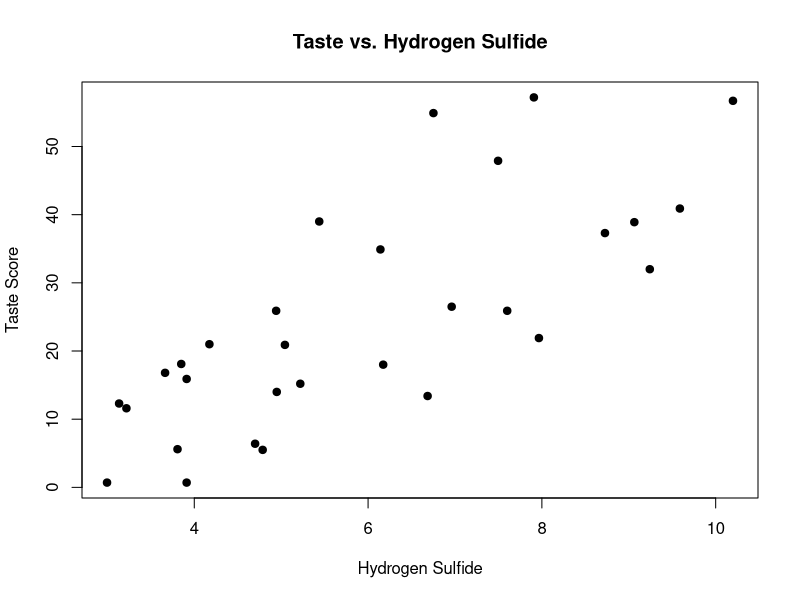
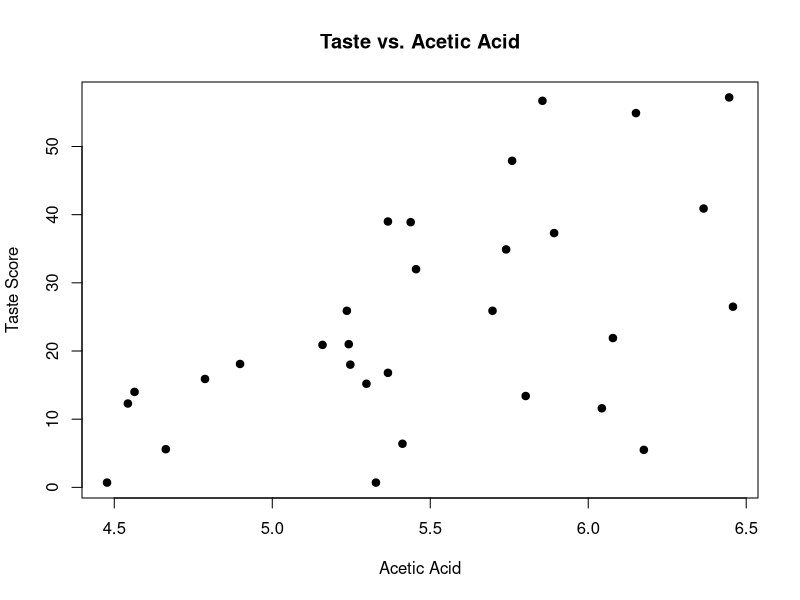
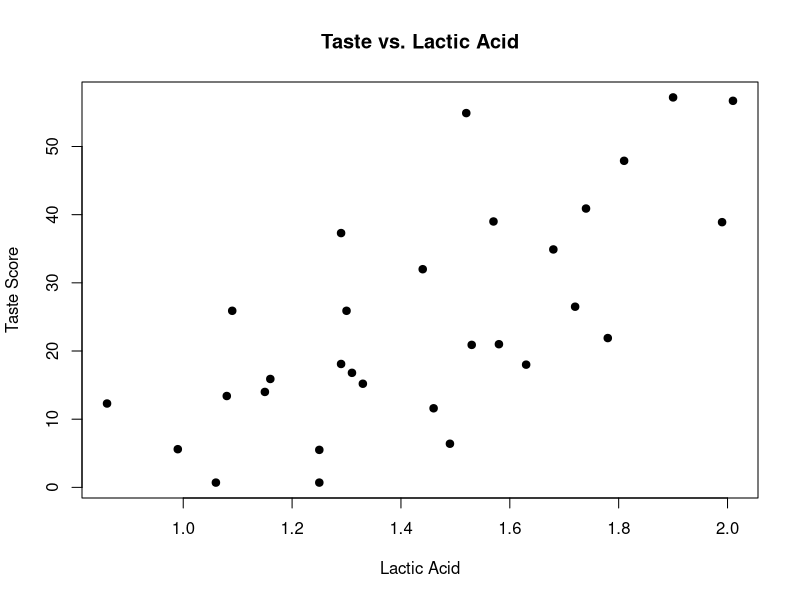
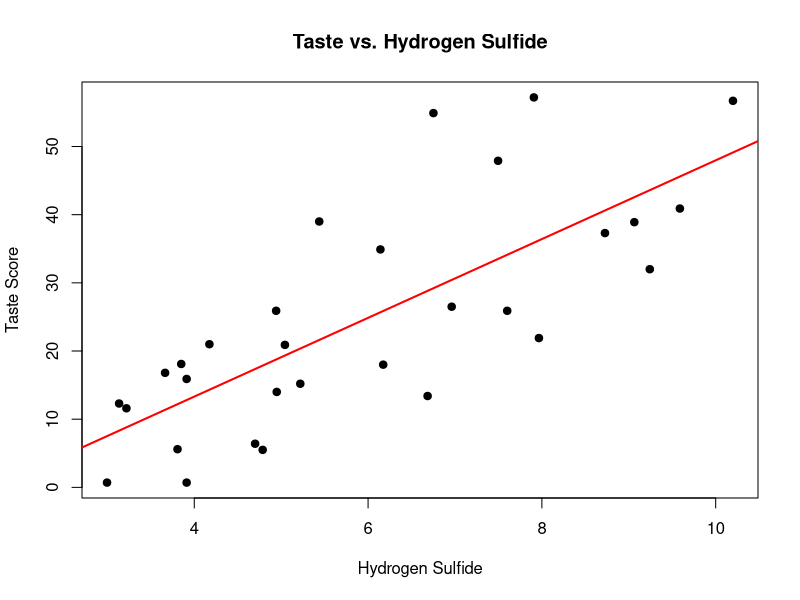
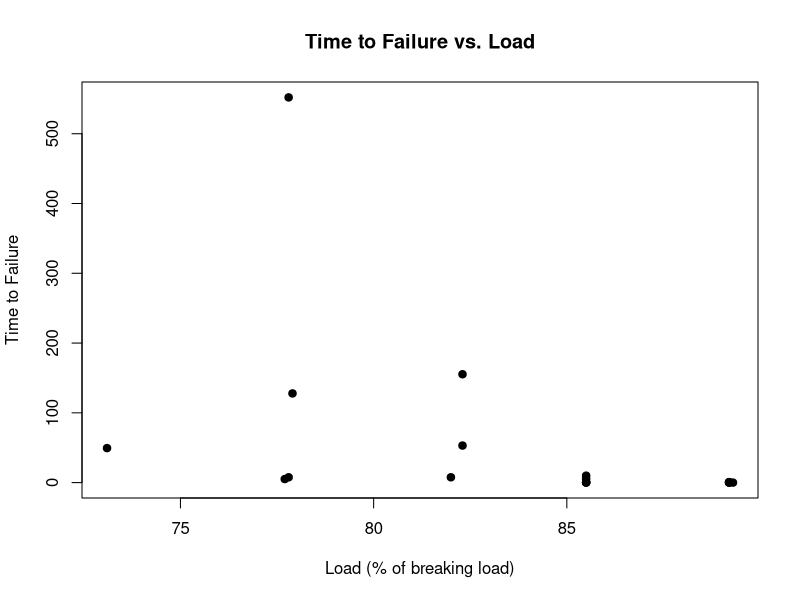
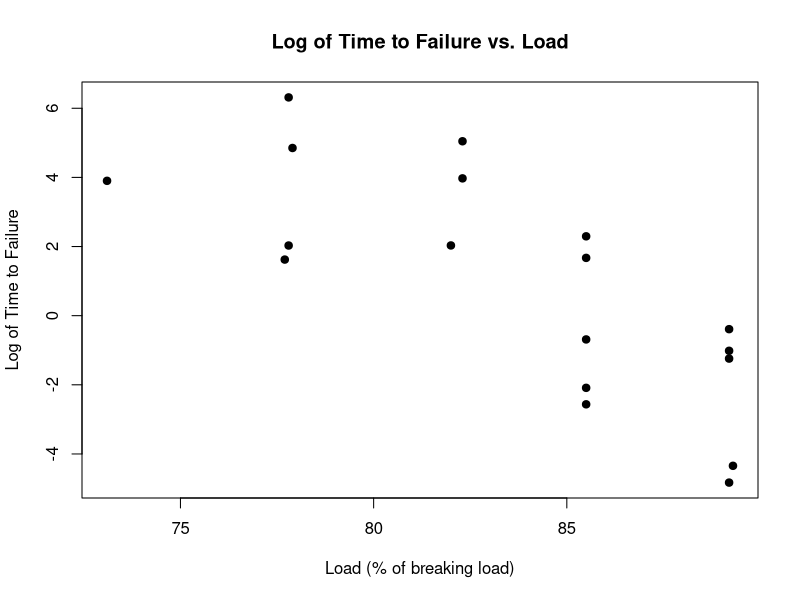
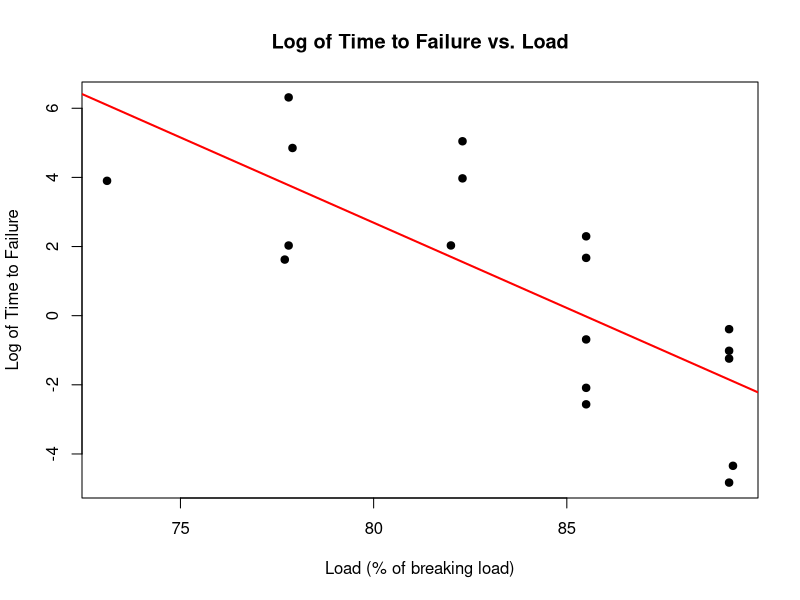

These charts were generated, in order, by the following R code:
## ---- chunk 1
knitr::opts_chunk$set(echo = TRUE)
## ---- chunk 2
library(readxl)
cheese_data <- read_excel("cheese.xls")
## ---- chunk 3
plot(cheese_data$H2S, cheese_data$taste, main = "Taste vs. Hydrogen Sulfide", 
     xlab = "Hydrogen Sulfide", ylab = "Taste Score", pch = 19)

plot(cheese_data$Acetic, cheese_data$taste, main = "Taste vs. Acetic Acid",
     xlab = "Acetic Acid", ylab = "Taste Score", pch = 19)

plot(cheese_data$Lactic, cheese_data$taste, main = "Taste vs. Lactic Acid",
     xlab = "Lactic Acid", ylab = "Taste Score", pch = 19)

cor_h2s <- cor(cheese_data$H2S, cheese_data$taste)
cor_acetic <- cor(cheese_data$Acetic, cheese_data$taste)
cor_lactic <- cor(cheese_data$Lactic, cheese_data$taste)

cat("r for Hydrogen Sulfide and Taste:", round(cor_h2s, 4), "\n")
cat("r for Acetic Acid and Taste:", round(cor_acetic, 4), "\n")
cat("r for Lactic Acid and Taste:", round(cor_lactic, 4), "\n")
## ---- chunk 4
h2s_reg <- lm(formula = taste ~ H2S, data = cheese_data)
intercept <- h2s_reg$coefficients[[1]]
slope <- h2s_reg$coefficients[[2]]

cat("Regression equation: Taste = ", round(intercept, 4), "+", round(slope, 4), 
    "× Hydrogen Sulfide\n")

plot(cheese_data$H2S, cheese_data$taste, main = "Taste vs. Hydrogen Sulfide", 
     xlab = "Hydrogen Sulfide", ylab = "Taste Score", pch = 19)

abline(h2s_reg, col = "red", lwd = 2)

predicted_taste <- intercept + slope * 5.0
cat("Taste score for hydrogen sulfide = 5.0: ", round(predicted_taste, 4))
## ---- chunk 5
r_squared <- summary(h2s_reg)$r.squared
cat("Coefficient of determination (r^2):", round(r_squared, 4), "\n")
## ---- chunk 6
multi_reg <- lm(formula = taste ~ H2S + Acetic + Lactic, data = cheese_data)
summary(multi_reg)

multi_intercept <- multi_reg$coefficients[[1]]

multi_h2s <- multi_reg$coefficients[[2]]
multi_acetic <- multi_reg$coefficients[[3]]
multi_lactic <- multi_reg$coefficients[[4]]

cat("Multiple regression equation:\n")

cat("Taste = ", round(multi_intercept, 4), "+", round(multi_h2s, 4), "× H2S +", 
    round(multi_acetic, 4), "× Acetic +", round(multi_lactic, 4), "× Lactic\n")

new_data <- data.frame(H2S = 5.0, Acetic = 6.1, Lactic = 0.90)

predicted_taste_multi <- predict(multi_reg, newdata = new_data)
cat("Predicted taste score for H2S = 5.0, Acetic = 6.1, and Lactic = 0.90: ", 
    round(predicted_taste_multi, 4), "\n")

multi_r_squared <- summary(multi_reg)$r.squared
cat("Proportion of variability explained (R^2): ", round(multi_r_squared, 4), "\n")
## ---- chunk 7
ropes_data <- read.delim("ropes.txt", sep = " ", header = FALSE)
names(ropes_data) <- c("Load", "Time")
## ---- chunk 8
plot(ropes_data$Load, ropes_data$Time, main = "Time to Failure vs. Load", 
     xlab = "Load (% of breaking load)", ylab = "Time to Failure", 
     pch = 19)
## ---- chunk 9
ropes_data$LogTime <- log(ropes_data$Time)

plot(ropes_data$Load, ropes_data$LogTime, main = "Log of Time to Failure vs. Load",
     xlab = "Load (% of breaking load)", ylab = "Log of Time to Failure", pch = 19)
## ---- chunk 10
log_time_reg <- lm(LogTime ~ Load, data = ropes_data)

coef_intercept <- log_time_reg$coefficients[[1]]
coef_slope <- log_time_reg$coefficients[[2]]

cat("Regression equation for the transformed data:\n")
cat("log(Time) =", round(coef_intercept, 4), "+", round(coef_slope, 4), "× Load\n")

plot(ropes_data$Load, ropes_data$LogTime, main = "Log of Time to Failure vs. Load",
     xlab = "Load (% of breaking load)", ylab = "Log of Time to Failure", pch = 19)

abline(log_time_reg, col = "red", lwd = 2)

predicted_log_time <- coef_intercept + coef_slope * 85
cat("Predicted log for a load of 85%:", round(predicted_log_time, 4), "\n")

predicted_time <- exp(predicted_log_time)
cat("Predicted failure time for a load of 85%:", round(predicted_time, 4), "\n")
